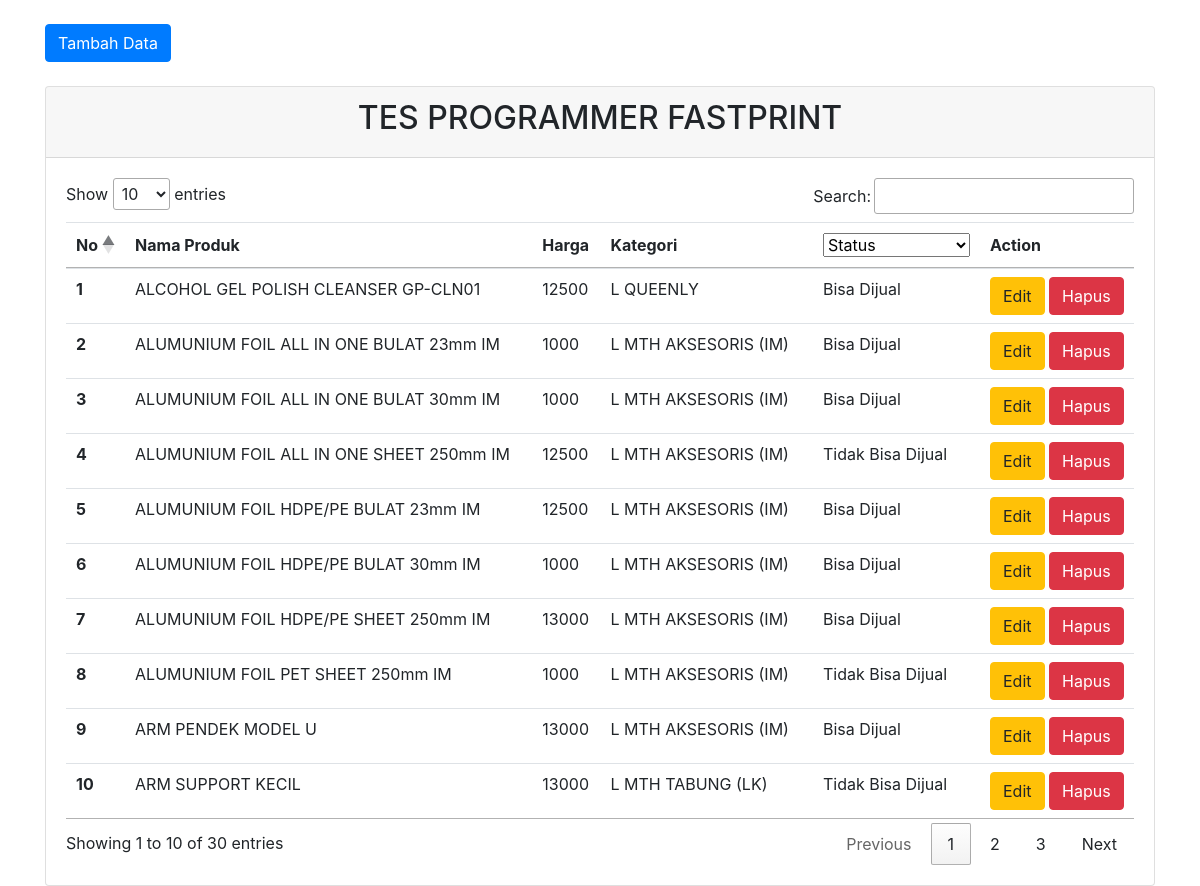
The app's page /index.php/produk with its own data.
### tables this page shows
CREATE TABLE `produk` (
  `id_produk` int(11) NOT NULL,
  `nama_produk` varchar(200) DEFAULT NULL,
  `harga` decimal(10,0) DEFAULT NULL,
  `kategori_id` int(11) DEFAULT NULL,
  `status_id` int(11) DEFAULT NULL
);

CREATE TABLE `kategori` (
  `id_kategori` int(11) NOT NULL,
  `nama_kategori` varchar(50) NOT NULL
);

CREATE TABLE `status` (
  `id_status` int(11) NOT NULL,
  `nama_status` varchar(50) NOT NULL
);

### application/controllers/Produk.php (called while the page is built, shortened)
<?php
class Produk extends CI_Controller
{
    function __construct()
    {
        $this->load->model('produk_model');
    }
    function index()
    {
        $data['produk'] = $this->produk_model->get_produk();
        $data['daftar_kategori'] = $this->produk_model->get_daftar_kategori();
        $data['daftar_status'] = $this->produk_model->get_daftar_status();
        $this->load->view('produk_view', $data);
    }
}

### index.php (called while the page is built, shortened)
<?php
require_once BASEPATH.'core/CodeIgniter.php';

### application/models/Produk_model.php (called while the page is built, shortened)
<?php
class Produk_model extends CI_Model
{
    function get_produk()
    {
        $this->db->select('p.*, k.nama_kategori, s.nama_status');
        $this->db->from('produk as p');
        $this->db->join('kategori as k', 'p.kategori_id = k.id_kategori', 'inner');
        $this->db->join('status as s', 'p.status_id = s.id_status', 'inner');
        $this->db->order_by('p.id_produk', 'ASC');
        $query = $this->db->get();
        return $query->result();
    }
}

### application/views/produk_view.php (shortened to what this page needs)
<!DOCTYPE html>
<html lang="en">
<head>
    <link rel="stylesheet" href="https://cdn.jsdelivr.net/npm/bootstrap@4.0.0/dist/css/bootstrap.min.css">
    <link rel="stylesheet" href="https://cdn.datatables.net/1.13.7/css/jquery.dataTables.css" />
</head>
<body>
    <div class="container mt-4">
        <button type="button" class="btn btn-primary" data-toggle="modal" data-target="#tambahDataModal">
            Tambah Data
        </button>
        <div class="card mt-4">
            <div class="card-header text-center">
                <h2>TES PROGRAMMER FASTPRINT</h2>
            </div>
            <div class="card-body">
                <table id="tabel-data" class="table table-hover">
                    <thead>
                        <tr>
                            <th scope="col">No</th>
                            <th scope="col" width="400px" data-orderable="false">Nama Produk</th>
                            <th scope="col" data-orderable="false">Harga</th>
                            <th scope="col" data-orderable="false">Kategori</th>
                            <th scope="col" data-orderable="false">Status</th>
                            <th scope="col" data-orderable="false">Action</th>
                        </tr>
                    </thead>
                    <?php
                    $no = 0;
                    foreach ($produk as $row) :
                        $no++;
                    ?>
                        <tr>
                            <th scope="row"><?php echo $no; ?></th>
                            <td><?php echo $row->nama_produk; ?></td>
                            <td><?php echo $row->harga; ?></td>
                            <td><?php echo $row->nama_kategori; ?></td>
                            <td><?php echo $row->nama_status; ?></td>
                            <td>
                                <a href="" class='btn btn-warning' data-toggle="modal" data-target="#editDataModal<?php echo $row->id_produk; ?>">
                                    Edit
                                </a>
                                <a href='<?php echo base_url("produk/hapus/" . $row->id_produk); ?>' class='btn btn-danger' onclick="return confirm('Apakah Anda Yakin Menghapus Data?')">
                                    Hapus
                                </a>
                            </td>
                        </tr>
                    <?php endforeach; ?>
                </table>
            </div>
        </div>
    </div>
</body>
</html>

### records on screen
produk: nama_produk "ALCOHOL GEL POLISH CLEANSER GP-CLN01", harga "12500", kategori.nama_kategori "L QUEENLY", status.nama_status "Bisa Dijual"
produk: nama_produk "ALUMUNIUM FOIL ALL IN ONE BULAT 23mm IM", harga "1000", kategori.nama_kategori "L MTH AKSESORIS (IM)", status.nama_status "Bisa Dijual"
produk: nama_produk "ALUMUNIUM FOIL ALL IN ONE BULAT 30mm IM", harga "1000", kategori.nama_kategori "L MTH AKSESORIS (IM)", status.nama_status "Bisa Dijual"
produk: nama_produk "ALUMUNIUM FOIL ALL IN ONE SHEET 250mm IM", harga "12500", kategori.nama_kategori "L MTH AKSESORIS (IM)", status.nama_status "Tidak Bisa Dijual"
produk: nama_produk "ALUMUNIUM FOIL HDPE/PE BULAT 23mm IM", harga "12500", kategori.nama_kategori "L MTH AKSESORIS (IM)", status.nama_status "Bisa Dijual"
produk: nama_produk "ALUMUNIUM FOIL HDPE/PE BULAT 30mm IM", harga "1000", kategori.nama_kategori "L MTH AKSESORIS (IM)", status.nama_status "Bisa Dijual"
produk: nama_produk "ALUMUNIUM FOIL HDPE/PE SHEET 250mm IM", harga "13000", kategori.nama_kategori "L MTH AKSESORIS (IM)", status.nama_status "Bisa Dijual"
produk: nama_produk "ALUMUNIUM FOIL PET SHEET 250mm IM", harga "1000", kategori.nama_kategori "L MTH AKSESORIS (IM)", status.nama_status "Tidak Bisa Dijual"
produk: nama_produk "ARM PENDEK MODEL U", harga "13000", kategori.nama_kategori "L MTH AKSESORIS (IM)", status.nama_status "Bisa Dijual"
produk: nama_produk "ARM SUPPORT KECIL", harga "13000", kategori.nama_kategori "L MTH TABUNG (LK)", status.nama_status "Tidak Bisa Dijual"
